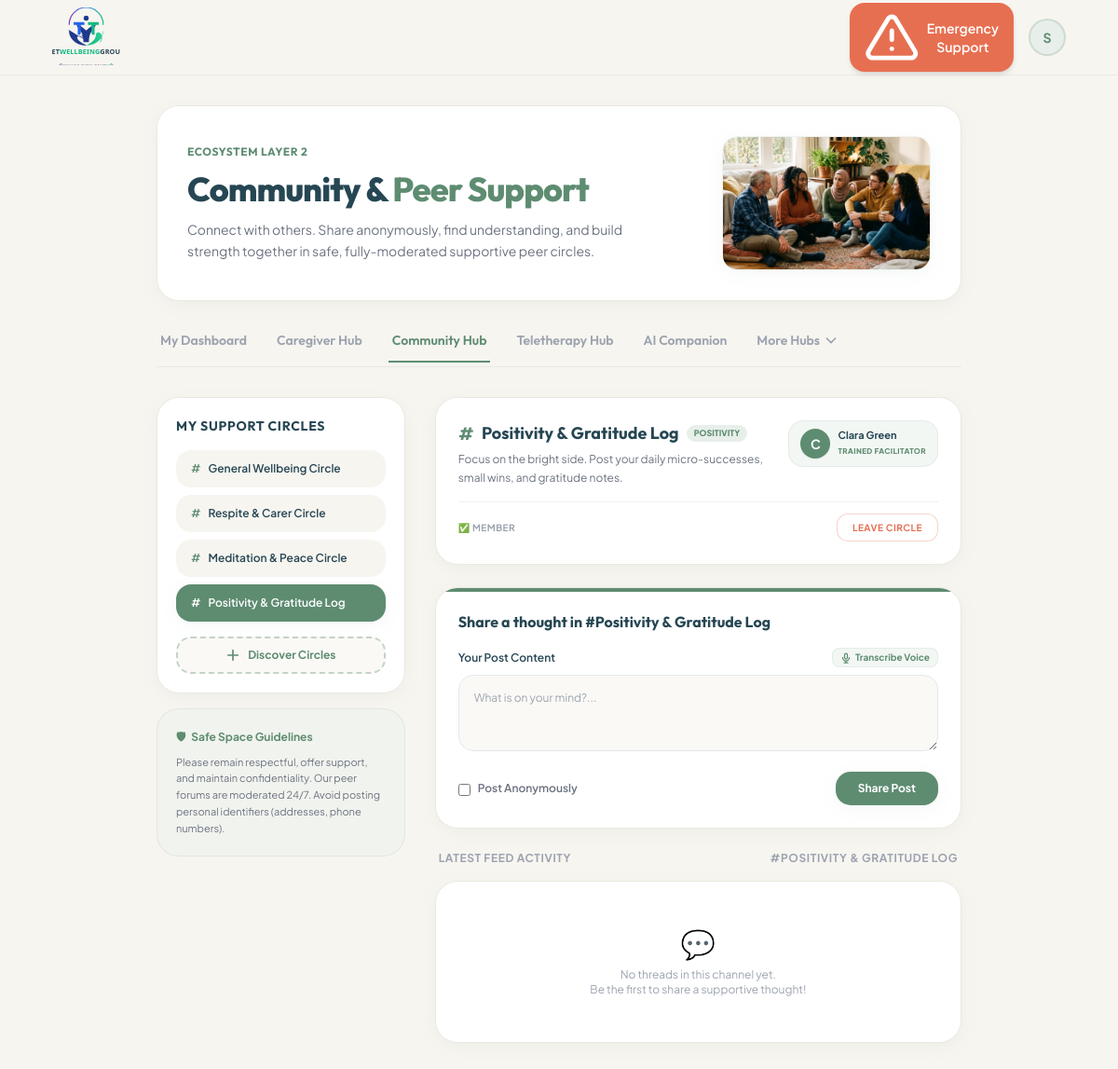
The app's page /community_hub.php?channel=daily-wins (signed in) with its own data.
### tables this page shows
CREATE TABLE IF NOT EXISTS `community_circles` (
    `id` INT AUTO_INCREMENT PRIMARY KEY,
    `slug` VARCHAR(50) UNIQUE NOT NULL,
    `name` VARCHAR(100) NOT NULL,
    `description` TEXT NOT NULL,
    `category` VARCHAR(50) NOT NULL,
    `champion_name` VARCHAR(100) DEFAULT NULL,
    `champion_avatar` VARCHAR(10) DEFAULT NULL,
    `created_at` TIMESTAMP DEFAULT CURRENT_TIMESTAMP
);

### community_hub.php (the view, shortened to what the rows shown need)
<?php
require_once 'db.php';
$user_id = $_SESSION['user_id'];
$all_circles = [];
$my_circle_ids = [];
if ($db_connected && $pdo) {
    try {
        $stmt = $pdo->query("SELECT * FROM community_circles ORDER BY id ASC");
        $all_circles = $stmt->fetchAll(PDO::FETCH_ASSOC);
        $stmt_m = $pdo->prepare("SELECT circle_id FROM community_circle_members WHERE user_id = ?");
        $stmt_m->execute([$user_id]);
        $my_circle_ids = $stmt_m->fetchAll(PDO::FETCH_COLUMN);
    } catch (PDOException $ex) {}
}
$circle_by_slug = [];
foreach ($all_circles as $circle) {
    $circle_by_slug[$circle['slug']] = $circle;
}
$current_channel = filter_input(INPUT_GET, 'channel', FILTER_DEFAULT);
$active_circle = $circle_by_slug[$current_channel] ?? null;
?>
<!DOCTYPE html>
<html lang="en" class="h-full scroll-smooth">
<head>
    <script src="https://cdn.tailwindcss.com"></script>
</head>
<body class="min-h-full flex flex-col selection:bg-brand-sage/20 selection:text-brand-slate">
    <main class="flex-grow mx-auto w-full max-w-4xl px-4 py-8 pb-24 md:pb-8 fade-in">
        <div class="mb-8 relative overflow-hidden rounded-3xl bg-white border border-[#EBE8E0] shadow-soft p-6 md:p-8 flex flex-col md:flex-row items-center justify-between gap-6">
            <div class="space-y-3 z-10 max-w-lg">
                <h1 class="text-3xl md:text-4xl font-extrabold font-outfit text-brand-slate tracking-tight mt-1">
                    Community & <span class="text-brand-sage">Peer Support</span>
                </h1>
            </div>
        </div>
        <div class="grid grid-cols-1 md:grid-cols-3 gap-8">
            <div class="md:col-span-2 space-y-6">
                <?php if ($active_circle): ?>
                <div class="bg-white rounded-3xl p-6 border border-[#EBE8E0] shadow-soft space-y-4">
                    <div class="flex flex-col sm:flex-row sm:items-start sm:justify-between gap-4">
                        <div class="space-y-1">
                            <div class="flex items-center gap-2">
                                <span class="text-brand-sage font-extrabold text-lg">#</span>
                                <h2 class="text-lg font-bold font-outfit text-brand-slate leading-tight"><?php echo htmlspecialchars($active_circle['name']); ?></h2>
                                <span class="text-[9px] bg-brand-sageLight text-brand-sage font-extrabold uppercase px-2 py-0.5 rounded-full whitespace-nowrap">
                                    <?php echo htmlspecialchars($active_circle['category']); ?>
                                </span>
                            </div>
                            <p class="text-xs text-gray-500 leading-relaxed"><?php echo htmlspecialchars($active_circle['description']); ?></p>
                        </div>
                        <?php if (!empty($active_circle['champion_name'])): ?>
                        <div class="shrink-0 flex items-center gap-2 bg-brand-sageLight/50 px-3 py-2 rounded-2xl border border-brand-sage/10 text-xs">
                            <div class="h-8 w-8 rounded-full bg-brand-sage text-white flex items-center justify-center font-bold text-sm shrink-0 shadow-sm">
                                <?php echo htmlspecialchars($active_circle['champion_avatar'] ?? 'T'); ?>
                            </div>
                            <div>
                                <div class="font-bold text-brand-slate leading-tight text-[11px]"><?php echo htmlspecialchars($active_circle['champion_name']); ?></div>
                                <div class="text-[8px] text-brand-sage font-extrabold uppercase tracking-wider mt-0.5">Trained Facilitator</div>
                            </div>
                        </div>
                        <?php endif; ?>
                    </div>
                    <div class="flex items-center justify-between border-t border-[#EBE8E0]/60 pt-3 text-xs">
                        <span class="text-gray-400 font-bold text-[10px] uppercase tracking-wider">
                            <?php
                                $isJoined = in_array($active_circle['id'], $my_circle_ids);
                                echo $isJoined ? '✅ Member' : '👀 Preview Mode';
                            ?>
                        </span>
                        <?php if ($active_circle['slug'] !== 'general'): ?>
                            <?php if ($isJoined): ?>
                                <form method="POST" action="community_hub.php?channel=<?php echo urlencode($current_channel); ?>">
                                    <button type="submit" class="px-4 py-1.5 rounded-xl border border-brand-coral/30 hover:border-brand-coral bg-white hover:bg-brand-coralLight text-brand-coral font-bold text-[10px] uppercase tracking-wider transition-all active:scale-95">
                                        Leave Circle
                                    </button>
                                </form>
                            <?php endif; ?>
                        <?php endif; ?>
                    </div>
                </div>
                <?php endif; ?>
            </div>
        </div>
    </main>
</body>
</html>

### records on screen
community_circles: name "Positivity & Gratitude Log", category "POSITIVITY", description "Focus on the bright side. Post your daily micro-successes, small wins, and gratitude notes.", champion_avatar "C", champion_name "Clara Green"

### other values on screen
$user_initial "S"
$name "General Wellbeing Circle"
$name "Respite & Carer Circle"
$name "Meditation & Peace Circle"
$name "Positivity & Gratitude Log"
$channels[$current_channel] "Positivity & Gratitude Log"
$channels[$current_channel] "POSITIVITY & GRATITUDE LOG"
